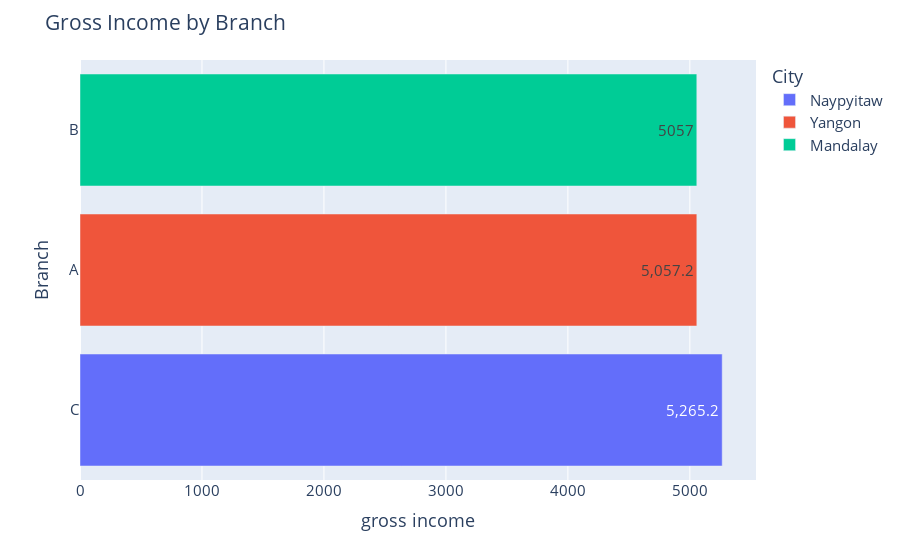

Write notebook code for a chart like this one.
### Code cell
# Dataviz - Barchart
# Most Profitable Branch

fig = px.bar(graph1, y = 'Branch', x = 'gross income', color='City', text_auto=True)

fig.update_layout(
    title='Gross Income by Branch',
    font=dict(size=15)
)
fig.show()

### Figure 1 — Plotly figure (JSON) as saved in the notebook; plotly's stock layout.template omitted (floating-point values rounded to 4 significant figures)
{"data": [{"alignmentgroup": "True", "hovertemplate": "City=Naypyitaw<br>gross income=%{x}<br>Branch=%{y}<extra></extra>", "legendgroup": "Naypyitaw", "marker": {"color": "#636efa", "pattern": {"shape": ""}}, "name": "Naypyitaw", "offsetgroup": "Naypyitaw", "orientation": "h", "showlegend": true, "textposition": "auto", "texttemplate": "%{x}", "type": "bar", "x": [5265.0], "xaxis": "x", "y": ["C"], "yaxis": "y"}, {"alignmentgroup": "True", "hovertemplate": "City=Yangon<br>gross income=%{x}<br>Branch=%{y}<extra></extra>", "legendgroup": "Yangon", "marker": {"color": "#EF553B", "pattern": {"shape": ""}}, "name": "Yangon", "offsetgroup": "Yangon", "orientation": "h", "showlegend": true, "textposition": "auto", "texttemplate": "%{x}", "type": "bar", "x": [5057.0], "xaxis": "x", "y": ["A"], "yaxis": "y"}, {"alignmentgroup": "True", "hovertemplate": "City=Mandalay<br>gross income=%{x}<br>Branch=%{y}<extra></extra>", "legendgroup": "Mandalay", "marker": {"color": "#00cc96", "pattern": {"shape": ""}}, "name": "Mandalay", "offsetgroup": "Mandalay", "orientation": "h", "showlegend": true, "textposition": "auto", "texttemplate": "%{x}", "type": "bar", "x": [5057], "xaxis": "x", "y": ["B"], "yaxis": "y"}], "layout": {"barmode": "relative", "font": {"size": 15}, "legend": {"title": {"text": "City"}, "tracegroupgap": 0}, "margin": {"t": 60}, "title": {"text": "Gross Income by Branch"}, "xaxis": {"anchor": "y", "domain": [0, 1], "title": {"text": "gross income"}}, "yaxis": {"anchor": "x", "domain": [0, 1], "title": {"text": "Branch"}}}}
